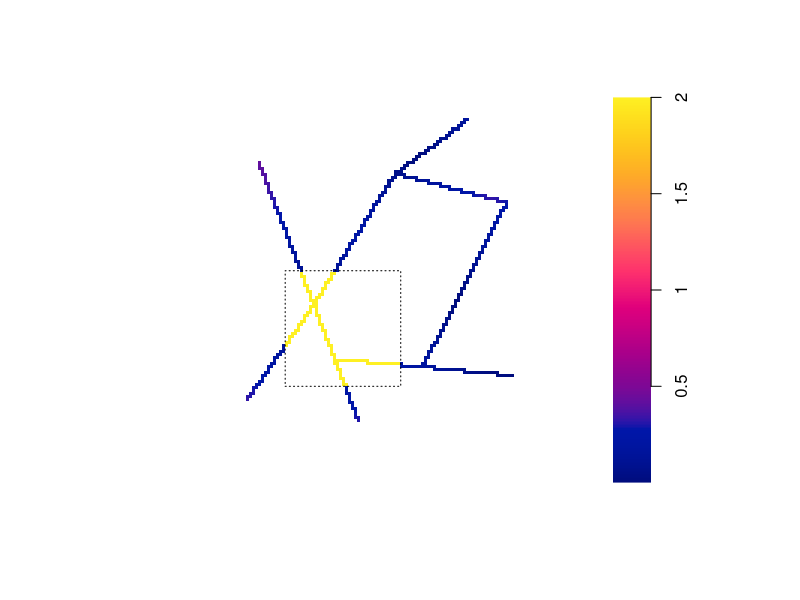

This figure's R source:
library(spatstat)


### Name: Replace.linim
### Title: Reset Values in Subset of Image on Linear Network
### Aliases: [<-.linim
### Keywords: spatial manip

### ** Examples

  # make a function
  Y <- as.linim(distfun(runiflpp(5, simplenet)))
  # replace some values
  B <- square(c(0.25, 0.55))
  Y[B] <- 2
  plot(Y, main="")
  plot(B, add=TRUE, lty=3)
  X <- runiflpp(4, simplenet)
  Y[X] <- 5
